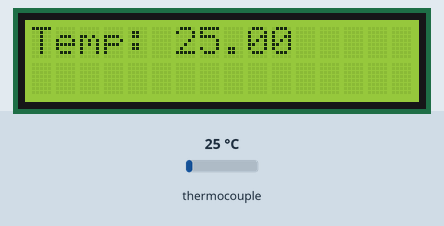
Simulated run of this sketch. Board: Arduino Mega 2560, built with avr-gcc and run on an emulated ATmega2560. Parts: 16×2 character LCD. Inputs (shaded band) come from the test bench; at power-on: thermocouple 25 °C. What the sketch prints to the serial monitor is not drawn.

Above: at 1.7 s.
1.8 s: thermocouple set to 6 °C
At 3.2 s:
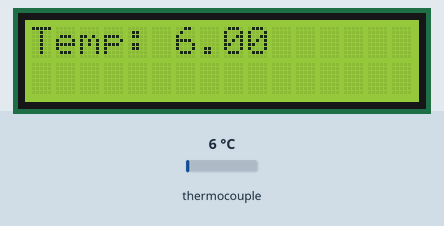
3.5 s: thermocouple set to 75 °C
At 4.8 s:
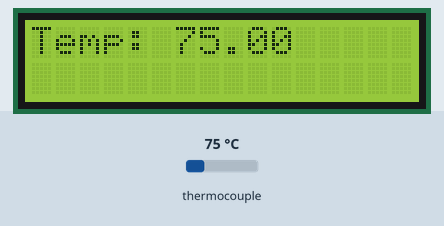
5.1 s: thermocouple set to 150 °C
At 5.5 s:
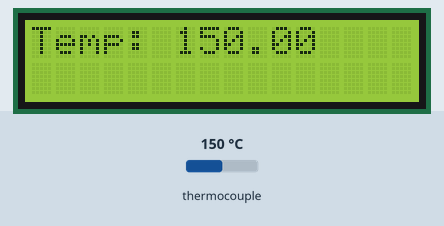
Timing chart, 0 to 8.1 s (numbered marks = the images above; inputs shaded):
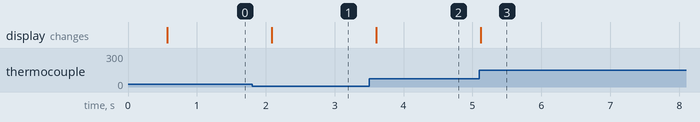

The sketch:

temperature-max6675.ino
```cpp
#include "max6675.h" //INCLUSÃO DE BIBLIOTECA
#include <LiquidCrystal.h>

LiquidCrystal lcd(2,3,4,42,40,38,36,34,32,30,28);
int ktcSO = 8; //PINO DIGITAL (SO)
int ktcCS = 9; //PINO DIGITAL (CS)
int ktcCLK = 10; //PINO DIGITAL (CLK / SCK)

MAX6675 ktc(ktcCLK, ktcCS, ktcSO); //CRIA UMA INSTÂNCIA UTILIZANDO OS PINOS (CLK, CS, SO)

void setup(){
  Serial.begin(9600); //INICIALIZA A SERIAL
  lcd.begin(16,2);
  pinMode(A15,INPUT);
  delay(500); //INTERVALO DE 500 MILISSEGUNDOS
}

void loop(){
   lcd.setCursor(0,1);
   lcd.clear();
   lcd.print("Temp: ");
   lcd.print(ktc.readCelsius());
   Serial.print("Temp: ");
   Serial.print(ktc.readCelsius());
   Serial.println("*C");
   delay(500);
}
```

Measured:
- after the input at 1.8 s, the display: changes after 0.29 s (image 1)
- after the input at 3.5 s, the display: changes after 0.10 s (image 2)
- after the input at 5.1 s, the display: changes at once (image 3)
